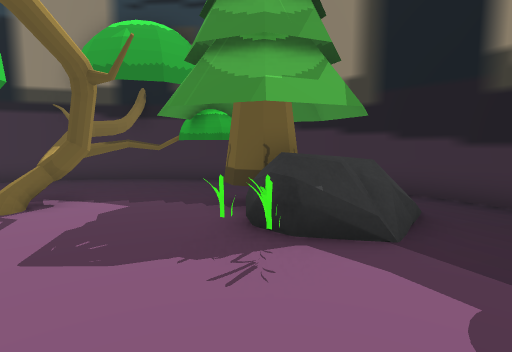
view 1 (above)

13 first-person views from a walk through a scene from a Unity 3-D project. The camera is 1.2 m above the floor, tilts 6° down and sees 80° across. The floor is counted in squares, 1 m on a side. Each view is taken from the middle of a square. On the plan, view 1 faces up. The plan holds only what a view shows up to about 13 squares ahead; the rest is blank. The player is left out.

view 2
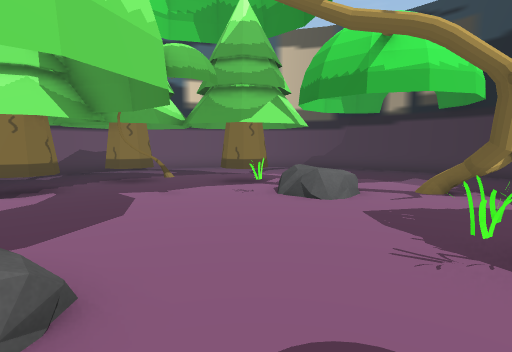

view 3
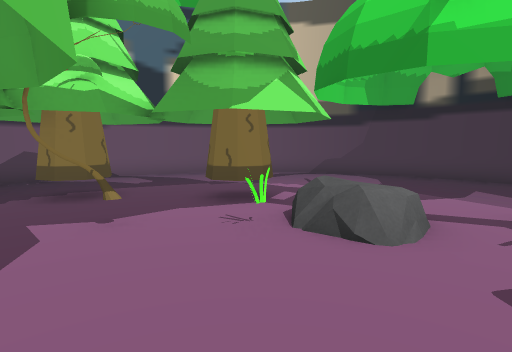

view 4
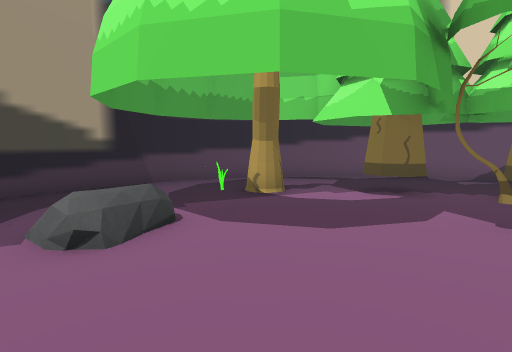

view 5
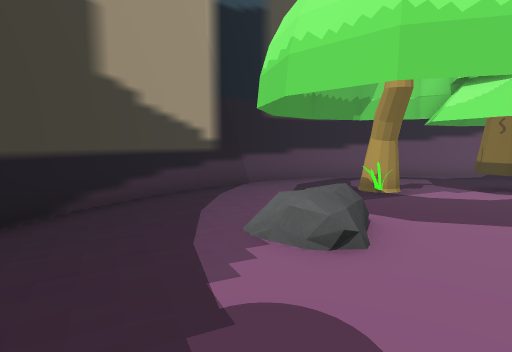

view 6
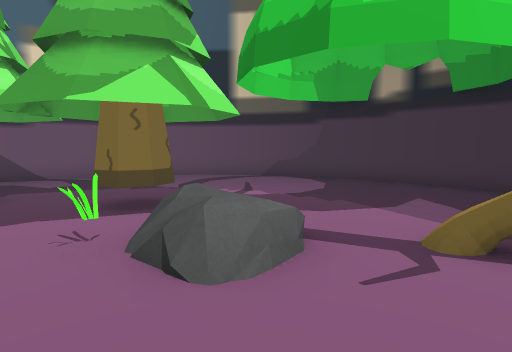

view 7
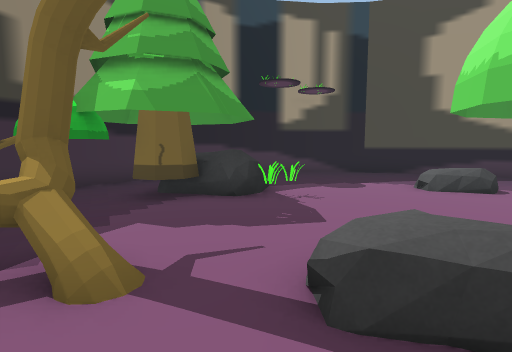

view 8
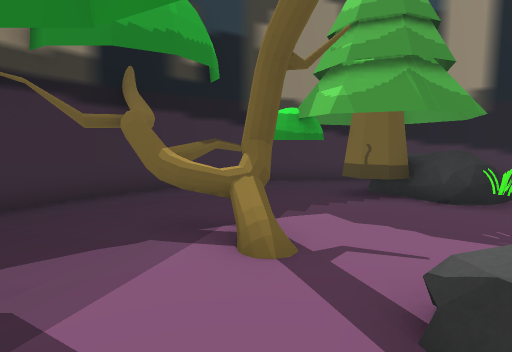

view 9
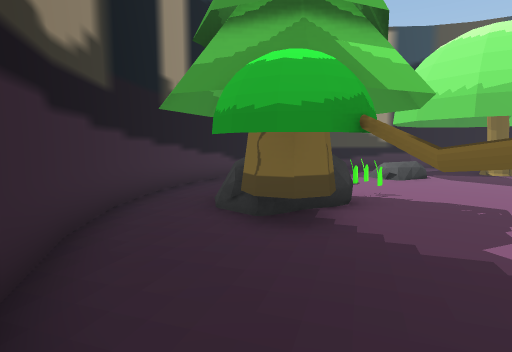

view 10
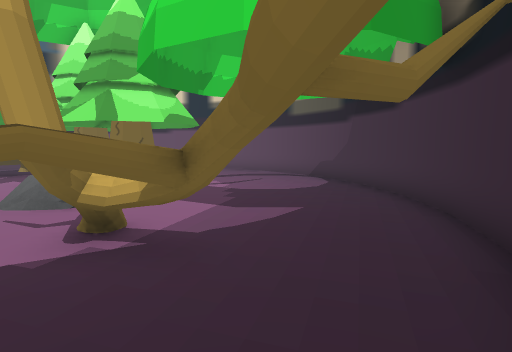

view 11
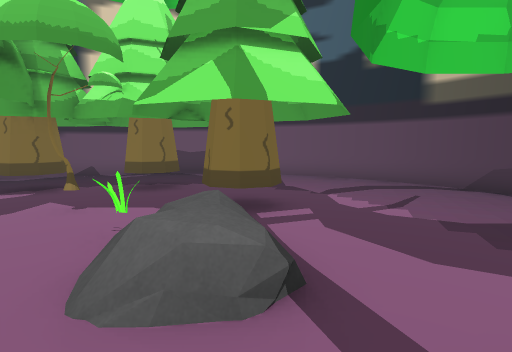

view 12
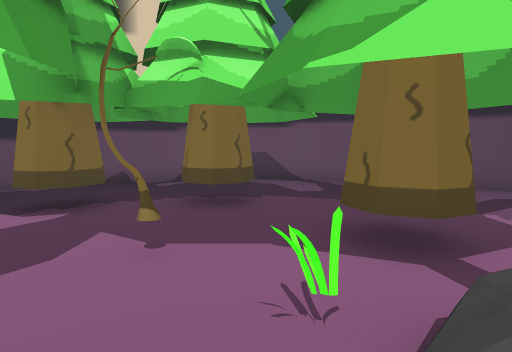

view 13
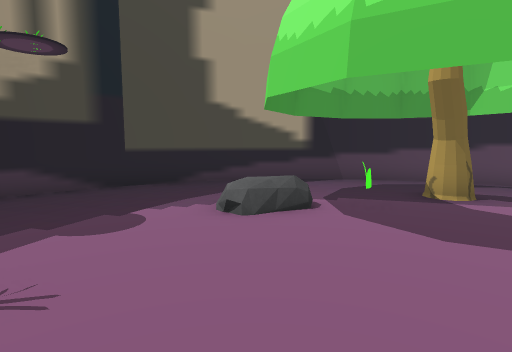

### Floor plan
Key: @ floor where view 1 was taken; # wall or solid block; . floor; = window, fence, low wall or low ledge; T thing the floor can be seen under or through; R rock; E tree; O other object.
Columns run from 13 left of view 1 to 6 right of it. Each row starts with its distance up from view 1.
 11         ####
 10      ####..####
  9     ##..TT....###
  8   ###...TTTTT...##
  7   #.....=T TTT...##
  6  ##......TT.TTRR..#
  5 ##...... ....TRE..#
  4 #............RR...##
  3 #.......RR...O.....#
  2 #.......RR.........#
  1 #.....#.O..........#
  0 #.....#......@.....#
 -1 #.......E.....R....#
 -2 ##......E.... O...##
 -3  #....#.EE...O....#
 -4  ##...#E##E.E....##
 -5   #....E##E.E....#
 -6   ##...EEEE.....##
 -7    ###........###
 -8      ##########

Positions as (right, up) in squares from view 1, and headings:
1: (0, 0), facing up
2: (3, 1), facing left
3: (0, 1), facing left
4: (-1, 3), facing down
5: (2, 3), facing down
6: (-1, 3), facing left
7: (-7, 4), facing right
8: (-7, 3), facing up-right
9: (-3, 10), facing down-right
10: (-3, 10), facing down-left
11: (-3, 5), facing down-left
12: (-3, 2), facing down-left
13: (-3, 3), facing down-right
